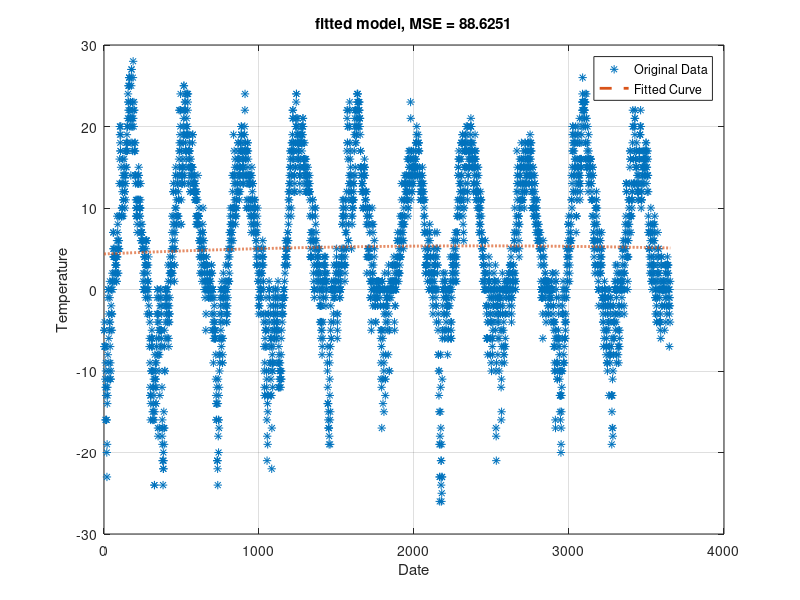

Write the MATLAB code that produced this figure.
function mse = ex4p3()
    data = load('temperature_data.mat');
    
    x = data.date(:);  % Ensure column vector
    y = data.temperature(:);  % Ensure column vector
    
    X = [ones(size(x)), x, x.^2];
    
    b = X \ y;
    
    y_fitted = X * b;
    
    error_vector = y - y_fitted;
    mse = mean(error_vector.^2);
    
    figure;
    plot(x, y, '*'); % Original data with '*'
    hold on;
    plot(x, y_fitted, '--', 'LineWidth', 2); % Fitted curve with '--'
    hold off;
    
    xlabel('Date');
    ylabel('Temperature');
    title(sprintf('fitted model, MSE = %.4f', mse));
    legend('Original Data', 'Fitted Curve', 'Location', 'best');
    grid on;
end
